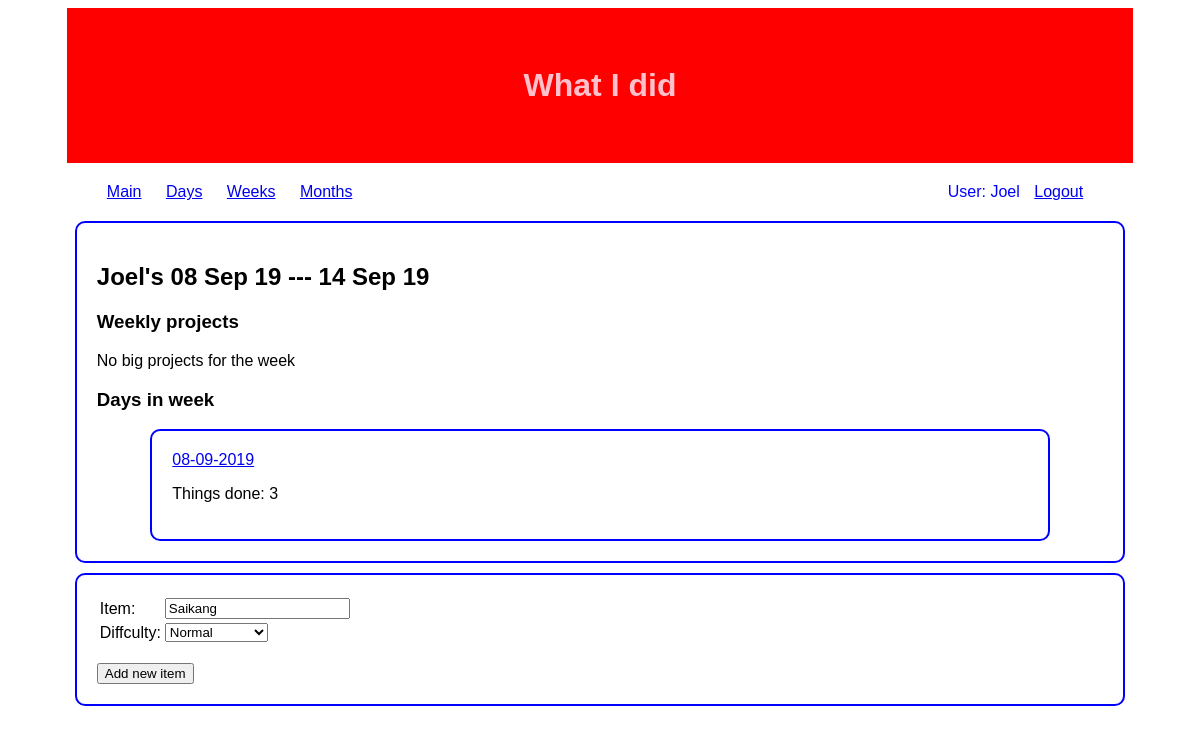
The app's page /main/weeks/18/ (signed in), older data.
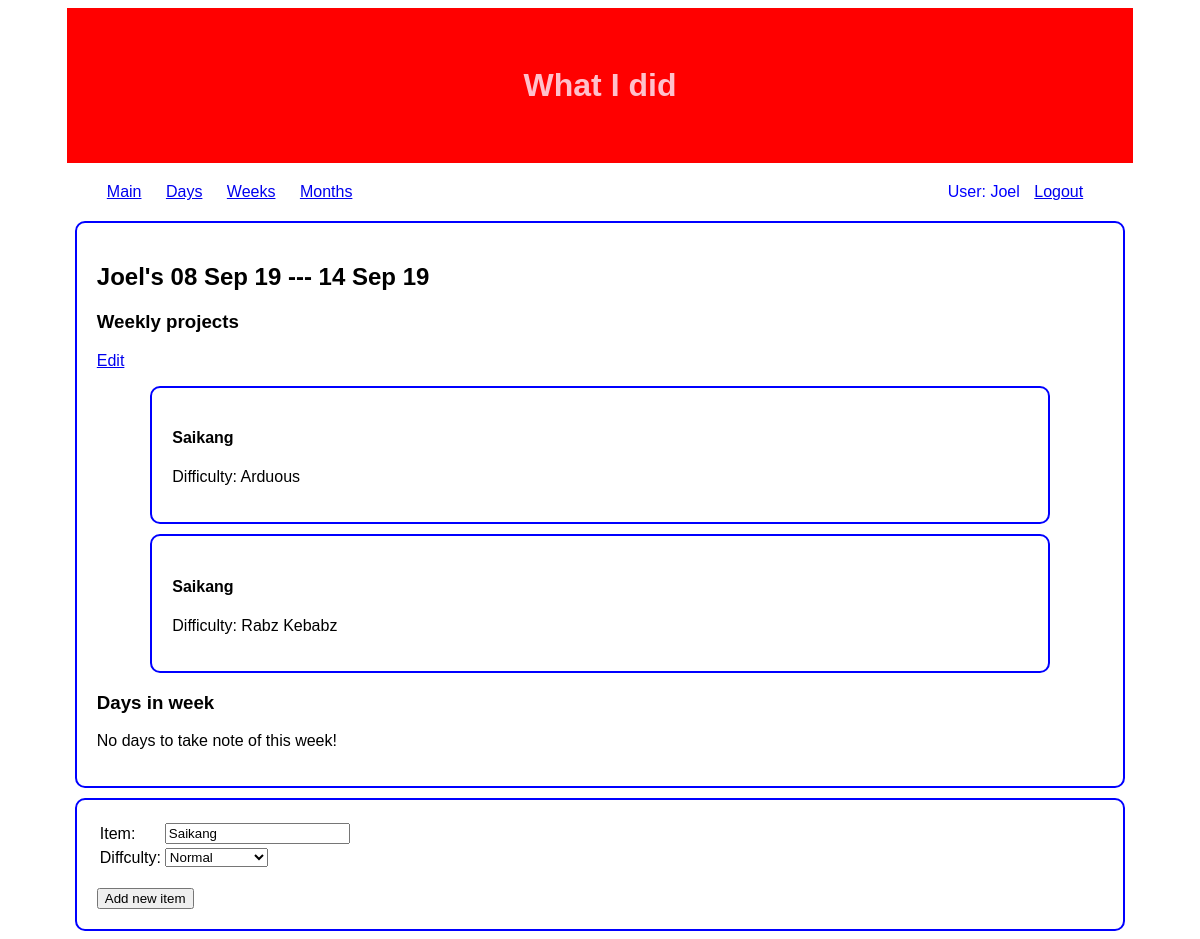
The same page, newer data.
### thingsdone/models.py (models this page shows, shortened)
class Week(models.Model):
  start_day = models.DateField(default=timezone.now)
  user = models.ForeignKey('auth.User', on_delete=models.CASCADE, null = True)
  class Meta:
    ordering = ['-start_day']
    unique_together =[['start_day','user']]
  def __str__(self):
    return "%s's %s --- %s"%(self.user, self.start_day.strftime('%d %b %y'), (self.start_day + timedelta(days=6)).strftime('%d %b %y'))

class Day (models.Model):
  day = models.DateField(default=timezone.now)
  month = models.ForeignKey(Month, on_delete=models.CASCADE, null=True)
  week = models.ForeignKey(Week, on_delete=models.CASCADE, null=True)
  user = models.ForeignKey('auth.User', on_delete=models.CASCADE, null = True)
  class Meta:
    ordering = ['-day']
    unique_together =[['day','user']]
  def __str__(self):
    return self.day.strftime('%d-%m-%Y')
  def get_absolute_url(self):
    return reverse('days-detail', args=[str(self.id)])

class ThingDone(models.Model):
  DIFFICULTY = [
    ('Trivial', 'Trivial'),
    ('Normal', 'Normal'),
    ('Challenging', 'Challenging'),
    ('Arduous', 'Arduous'),
    ('Rabz Kebabz', 'Rabz Kebabz'),
  ]
  name = models.CharField(max_length=200, help_text="What did you do?", default="Saikang")
  difficulty = models.CharField(max_length=200, choices=DIFFICULTY, default='Normal', help_text="How challenging was the task?")
  day = models.ForeignKey(Day, blank=True, on_delete=models.CASCADE, null=True)
  week = models.ForeignKey(Week, blank=True, on_delete=models.CASCADE, null=True)
  month = models.ForeignKey(Month, blank=True, on_delete=models.CASCADE, null=True)
  owner = models.ForeignKey('auth.User', on_delete=models.CASCADE, null = True)
  class Meta:
    ordering = ['name']
    verbose_name_plural = 'Things done'
  def __str__(self):
    return self.name

### thingsdone/views.py (the view)
# urls.py: path('weeks/<int:pk>/', views.WeekDetail, name='weeks-detail'),
@login_required
def WeekDetail(request, pk):
  week = Week.objects.filter(user=request.user).get(pk=pk)
  days = week.day_set.filter(user=request.user).all()
  if request.method == "POST":
    form = ThingDoneForm(request.POST)
    if form.is_valid():
      fs = form.save(commit=False)
      fs.owner = request.user
      fs.week = week
      fs.save()
      return HttpResponseRedirect(reverse('weeks-detail', kwargs={'pk':pk}))
  else:
    form = ThingDoneForm
  context = {
    'week': week,
    'days' : days,
    'form' : form
  }
  return render(request, 'thingsdone/week_detail.html', context)

### thingsdone/templates/thingsdone/week_detail.html (shortened to what this page needs)
{% extends 'base_generic.html' %}
{% block content %}
<div class="list-block">
<h2>{{ week }}</h2>
<h3>Weekly projects</h3>
{% if week.thingdone_set.all %}
<p><a href="{% url 'weeks-edit' week.pk %}">Edit</a></p>
{% endif %}
{% if week.thingdone_set.all %}
  {% for thingdone in week.thingdone_set.all %}
    <div class="list-block">
      <h4>{{ thingdone }}</h4>
      <p>Difficulty: {{ thingdone.difficulty }}</p>
    </div>
  {% endfor %}
{% else %}
  <p>No big projects for the week</p>
{% endif %}
<h3>Days in week</h3>
{% if days.all %}
  {% for day in days.all %}
    <div class="list-block">
      <a href="{{ day.get_absolute_url }}">{{ day }}</a>
      <p>Things done: {{ day.thingdone_set.all.count }}</p>
    </div>
  {% endfor %}
{% else %}
  <p>No days to take note of this week!</p>
{% endif %}
</div>
<div class="list-block">
  <form action="" method="POST">
    <table>
      <tr>
        <td>Item: </td>
        <td>{{ form.name }}</td>
      </tr>
      <tr>
        <td>Diffculty: </td>
        <td>{{ form.difficulty }}</td>
      </tr>
    </table>
    <br>
    <input type="submit" value="Add new item" />
  </form>
</div>
{% endblock %}

### templates/base_generic.html (shortened to what this page needs)
<!DOCTYPE html>
<html>
<head>
  {% load static %}
  <link rel="stylesheet" href="{% static 'css/main-style.css' %}">
</head>
<body>
  <h1>What I did</h1>
  <div class="navbar">
    <a href="{% url 'main' %}">Main</a>
    <a href="{% url 'days-list' %}">Days</a>
    <a href="{% url 'weeks-list' %}">Weeks</a>
    <a href="{% url 'months-list' %}">Months</a>
    {% if user.is_authenticated %}
      <span>User: {{ user.username }} <a href="{% url 'logout' %}">Logout</a></span>
    {% else %}
      <span><a href="{% url 'login' %}">Login</a></span>
      <span><a href="{% url 'signup' %}">Signup</a></span>
    {% endif %}
  </div>
  {% block content %}{% endblock %}
</body>
</html>

### static/css/main-style.css (style rules this page uses)
h1 { background-color: red; color: pink; font-family: arial; width: 80%; text-align: center; margin: auto; margin-bottom: 10px; padding: 5%; font-size: 2rem; }
.list-block { font-family: helvetica; width: 85%; padding: 20px; margin: auto; margin-top: 10px; border: 2px solid blue; border-radius: 10px }
.navbar { font-family: helvetica; width: 85%; padding: 10px; margin: auto; margin-bottom: 10px; }
.navbar a { padding: 10px; }
.navbar span { float: right; padding-right: 10px; color: blue; }

Row changes from the older to the newer data that the page shows:
removed Day: day "08-09-2019", thingdone_set.all.count "3"
added ThingDone: name "Saikang", difficulty "Arduous"
added ThingDone: name "Saikang", difficulty "Rabz Kebabz"
Text that changed along with them:
text no longer shown: "No big projects for the week"
text now shown: "Edit No days to take note of this week!"
